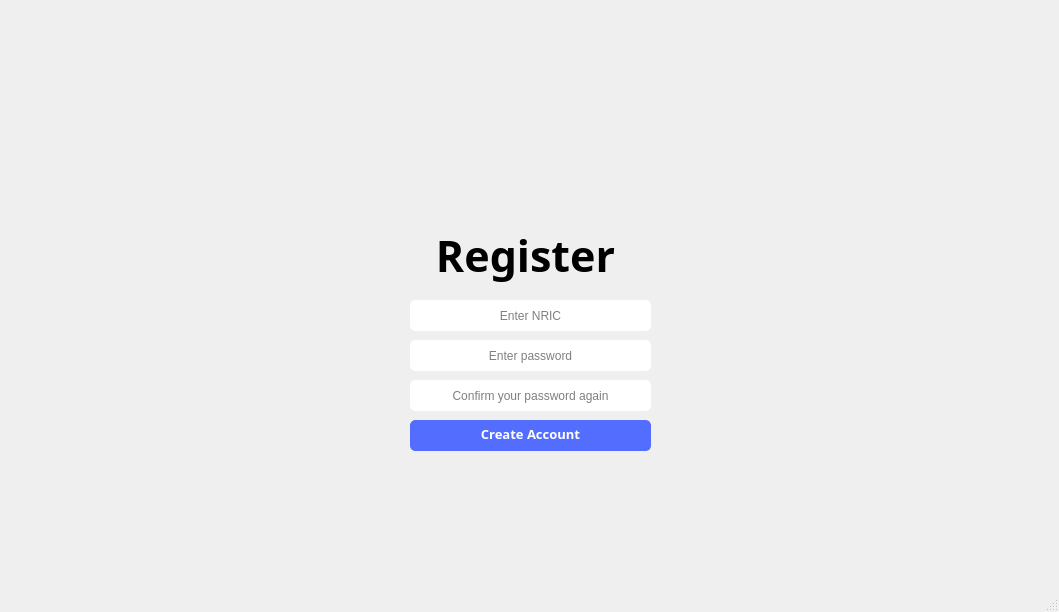
<?xml version="1.0" encoding="UTF-8"?>
<ui version="4.0">
 <class>MainWindow</class>
 <widget class="QMainWindow" name="MainWindow">
  <property name="geometry">
   <rect>
    <x>0</x>
    <y>0</y>
    <width>1059</width>
    <height>612</height>
   </rect>
  </property>
  <property name="windowTitle">
   <string>MainWindow</string>
  </property>
  <property name="styleSheet">
   <string notr="true"/>
  </property>
  <widget class="QWidget" name="centralwidget">
   <widget class="QLabel" name="label_3">
    <property name="geometry">
     <rect>
      <x>410</x>
      <y>220</y>
      <width>231</width>
      <height>71</height>
     </rect>
    </property>
    <property name="font">
     <font>
      <family>Raleway</family>
      <pointsize>32</pointsize>
      <weight>75</weight>
      <italic>false</italic>
      <bold>true</bold>
     </font>
    </property>
    <property name="text">
     <string>Register</string>
    </property>
    <property name="alignment">
     <set>Qt::AlignCenter</set>
    </property>
   </widget>
   <widget class="QLabel" name="register_heroImage">
    <property name="geometry">
     <rect>
      <x>0</x>
      <y>0</y>
      <width>1061</width>
      <height>600</height>
     </rect>
    </property>
    <property name="styleSheet">
     <string notr="true">background-image: url(:/Assets/assets/CreatePassword.png);</string>
    </property>
    <property name="text">
     <string/>
    </property>
   </widget>
   <widget class="QLineEdit" name="login_password">
    <property name="geometry">
     <rect>
      <x>410</x>
      <y>340</y>
      <width>241</width>
      <height>31</height>
     </rect>
    </property>
    <property name="styleSheet">
     <string notr="true">border-radius: 5px;
border: 1px solid white;</string>
    </property>
    <property name="alignment">
     <set>Qt::AlignCenter</set>
    </property>
    <property name="placeholderText">
     <string>Enter password</string>
    </property>
   </widget>
   <widget class="QPushButton" name="createAccountBtn">
    <property name="geometry">
     <rect>
      <x>410</x>
      <y>420</y>
      <width>241</width>
      <height>31</height>
     </rect>
    </property>
    <property name="sizePolicy">
     <sizepolicy hsizetype="Minimum" vsizetype="Fixed">
      <horstretch>0</horstretch>
      <verstretch>0</verstretch>
     </sizepolicy>
    </property>
    <property name="font">
     <font>
      <family>Raleway</family>
      <pointsize>10</pointsize>
      <weight>75</weight>
      <bold>true</bold>
     </font>
    </property>
    <property name="styleSheet">
     <string notr="true">border-radius: 5px;
border: 1px solid #536DFE;
color: white;
background-color: #536DFE;
text-align: center;
padding-bottom: 4px;</string>
    </property>
    <property name="text">
     <string>Create Account</string>
    </property>
   </widget>
   <widget class="QLineEdit" name="login_email">
    <property name="geometry">
     <rect>
      <x>410</x>
      <y>300</y>
      <width>241</width>
      <height>31</height>
     </rect>
    </property>
    <property name="styleSheet">
     <string notr="true">border-radius: 5px;
border: 1px solid white;</string>
    </property>
    <property name="alignment">
     <set>Qt::AlignCenter</set>
    </property>
    <property name="placeholderText">
     <string>Enter NRIC</string>
    </property>
   </widget>
   <widget class="QLineEdit" name="login_confirmPassword">
    <property name="geometry">
     <rect>
      <x>410</x>
      <y>380</y>
      <width>241</width>
      <height>31</height>
     </rect>
    </property>
    <property name="styleSheet">
     <string notr="true">border-radius: 5px;
border: 1px solid white;</string>
    </property>
    <property name="alignment">
     <set>Qt::AlignCenter</set>
    </property>
    <property name="placeholderText">
     <string>Confirm your password again</string>
    </property>
   </widget>
   <zorder>register_heroImage</zorder>
   <zorder>label_3</zorder>
   <zorder>login_password</zorder>
   <zorder>createAccountBtn</zorder>
   <zorder>login_email</zorder>
   <zorder>login_confirmPassword</zorder>
  </widget>
  <widget class="QStatusBar" name="statusbar"/>
 </widget>
 <resources>
  <include location="background_image.qrc"/>
 </resources>
 <connections/>
</ui>
